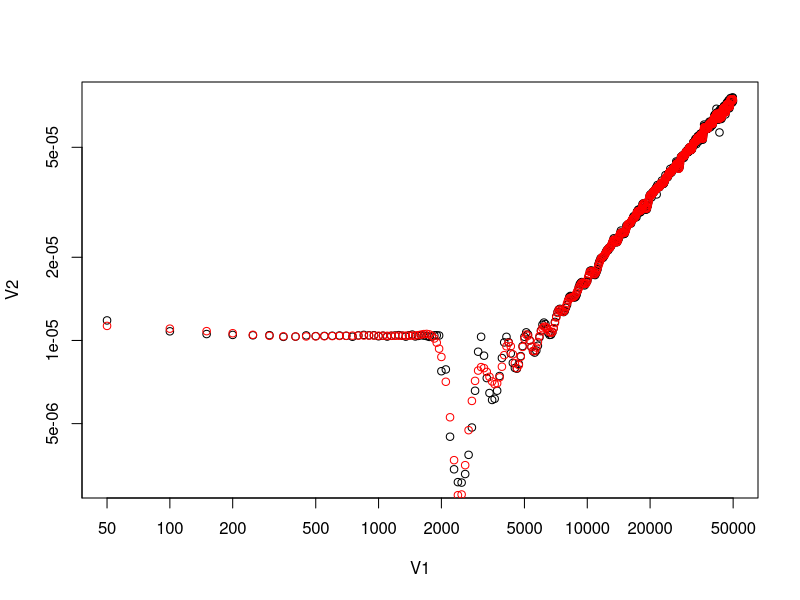
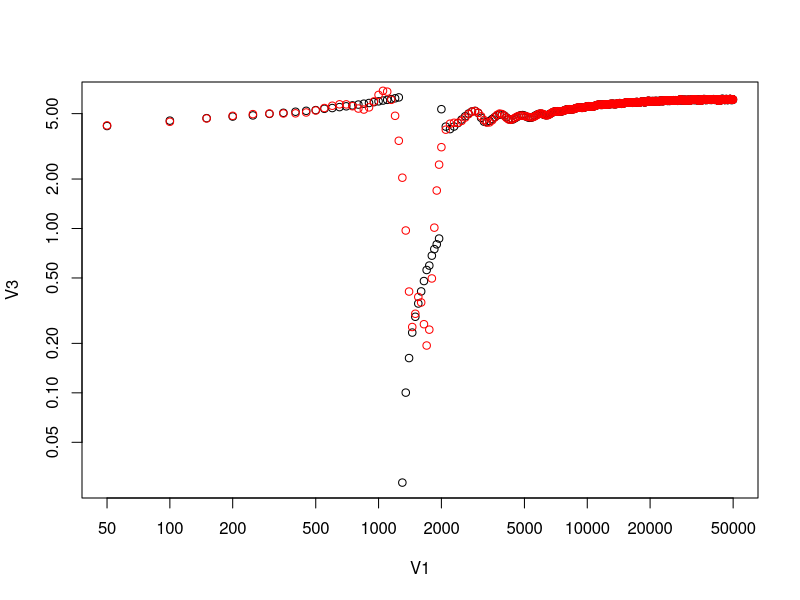

Source code (R) for these figures, in order:
## Calibration smoother

low <- read.csv("cal_100_264_low.txt", header = FALSE)
high <- read.csv("cal_1k_264_high.txt", header = FALSE)

dat <- rbind(low, high)
with(dat, plot(V1,V2, log='xy'))
sm <- with(dat, smooth.spline(V1, V2))
with(sm, points(x,y, col="red"))

with(dat, plot(V1,V3, log='xy'))
sp <- with(dat, smooth.spline(V1,V3))
with(sp, points(x,y, col="red"))

newframe <- data.frame(f = dat$V1, m = sm$y, p= sp$y)
write.table(newframe, "SmoothCal2.txt", 
            row.names=F, col.names=F, 
            sep=",")
